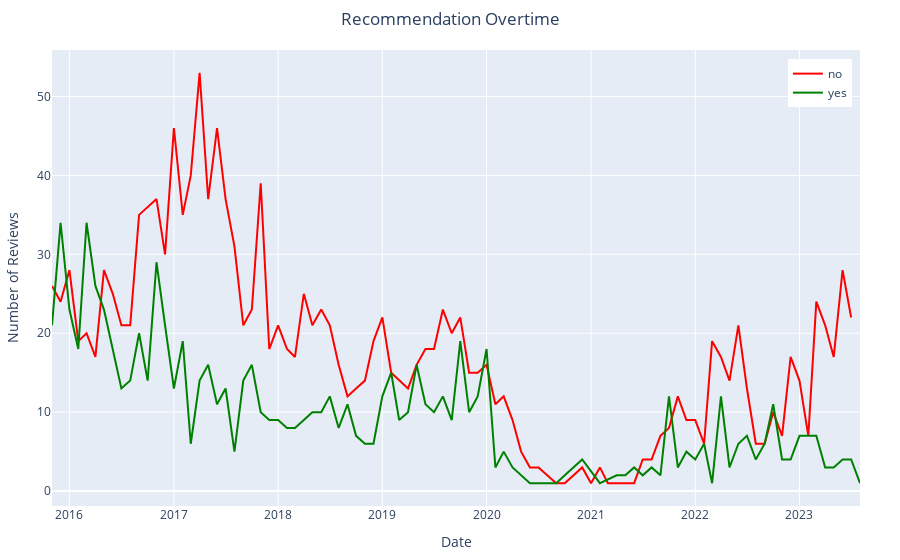

Notebook source saved alongside this figure:
### Code cell
recc = df.groupby(['ym', 'recommended']).size().reset_index(name='count')

fig_recc = px.line(
    recc,
    x = "ym",
    y = "count",
    color = 'recommended',
    color_discrete_map = {'no': 'red', 'yes': 'green'}
)
fig_recc.update_layout(hovermode="x",
                    title = "Recommendation Overtime",
                    title_x = 0.5,
                    yaxis_title = 'Number of Reviews',
                    xaxis_title = 'Date',
                    legend_title = None,
                    legend = dict(yanchor = "top", y = 0.98,
                              xanchor = "right", x = 0.99),
                    margin = dict(l = 50, r = 40, t = 50, b = 30)
                    )


fig_recc

### Figure 1 — Plotly figure (JSON) as saved in the notebook; plotly's stock layout.template omitted (floating-point values rounded to 4 significant figures)
{"data": [{"hovertemplate": "recommended=no<br>ym=%{x}<br>count=%{y}<extra></extra>", "legendgroup": "no", "line": {"color": "red", "dash": "solid"}, "marker": {"symbol": "circle"}, "mode": "lines", "name": "no", "orientation": "v", "showlegend": true, "type": "scatter", "x": ["2015-11", "2015-12", "2016-01", "2016-02", "2016-03", "2016-04", "2016-05", "2016-06", "2016-07", "2016-08", "2016-09", "2016-10", "2016-11", "2016-12", "2017-01", "2017-02", "2017-03", "2017-04", "2017-05", "2017-06", "2017-07", "2017-08", "2017-09", "2017-10", "2017-11", "2017-12", "2018-01", "2018-02", "2018-03", "2018-04", "2018-05", "2018-06", "2018-07", "2018-08", "2018-09", "2018-10", "2018-11", "2018-12", "2019-01", "2019-02", "2019-03", "2019-04", "2019-05", "2019-06", "2019-07", "2019-08", "2019-09", "2019-10", "2019-11", "2019-12", "2020-01", "2020-02", "2020-03", "2020-04", "2020-05", "2020-06", "2020-07", "2020-08", "2020-09", "2020-10", "2020-12", "2021-01", "2021-02", "2021-03", "2021-04", "2021-05", "2021-06", "2021-07", "2021-08", "2021-09", "2021-10", "2021-11", "2021-12", "2022-01", "2022-02", "2022-03", "2022-04", "2022-05", "2022-06", "2022-07", "2022-08", "2022-09", "2022-10", "2022-11", "2022-12", "2023-01", "2023-02", "2023-03", "2023-04", "2023-05", "2023-06", "2023-07"], "xaxis": "x", "y": [26, 24, 28, 19, 20, 17, 28, 25, 21, 21, 35, 36, 37, 30, 46, 35, 40, 53, 37, 46, 37, 31, 21, 23, 39, 18, 21, 18, 17, 25, 21, 23, 21, 16, 12, 13, 14, 19, 22, 15, 14, 13, 16, 18, 18, 23, 20, 22, 15, 15, 16, 11, 12, 9, 5, 3, 3, 2, 1, 1, 3, 1, 3, 1, 1, 1, 1, 4, 4, 7, 8, 12, 9, 9, 6, 19, 17, 14, 21, 13, 6, 6, 10, 7, 17, 14, 7, 24, 21, 17, 28, 22], "yaxis": "y"}, {"hovertemplate": "recommended=yes<br>ym=%{x}<br>count=%{y}<extra></extra>", "legendgroup": "yes", "line": {"color": "green", "dash": "solid"}, "marker": {"symbol": "circle"}, "mode": "lines", "name": "yes", "orientation": "v", "showlegend": true, "type": "scatter", "x": ["2015-11", "2015-12", "2016-01", "2016-02", "2016-03", "2016-04", "2016-05", "2016-06", "2016-07", "2016-08", "2016-09", "2016-10", "2016-11", "2016-12", "2017-01", "2017-02", "2017-03", "2017-04", "2017-05", "2017-06", "2017-07", "2017-08", "2017-09", "2017-10", "2017-11", "2017-12", "2018-01", "2018-02", "2018-03", "2018-04", "2018-05", "2018-06", "2018-07", "2018-08", "2018-09", "2018-10", "2018-11", "2018-12", "2019-01", "2019-02", "2019-03", "2019-04", "2019-05", "2019-06", "2019-07", "2019-08", "2019-09", "2019-10", "2019-11", "2019-12", "2020-01", "2020-02", "2020-03", "2020-04", "2020-06", "2020-08", "2020-09", "2020-10", "2020-12", "2021-02", "2021-04", "2021-05", "2021-06", "2021-07", "2021-08", "2021-09", "2021-10", "2021-11", "2021-12", "2022-01", "2022-02", "2022-03", "2022-04", "2022-05", "2022-06", "2022-07", "2022-08", "2022-09", "2022-10", "2022-11", "2022-12", "2023-01", "2023-02", "2023-03", "2023-04", "2023-05", "2023-06", "2023-07", "2023-08"], "xaxis": "x", "y": [21, 34, 23, 18, 34, 26, 23, 18, 13, 14, 20, 14, 29, 21, 13, 19, 6, 14, 16, 11, 13, 5, 14, 16, 10, 9, 9, 8, 8, 9, 10, 10, 12, 8, 11, 7, 6, 6, 12, 15, 9, 10, 16, 11, 10, 12, 9, 19, 10, 12, 18, 3, 5, 3, 1, 1, 1, 2, 4, 1, 2, 2, 3, 2, 3, 2, 12, 3, 5, 4, 6, 1, 12, 3, 6, 7, 4, 6, 11, 4, 4, 7, 7, 7, 3, 3, 4, 4, 1], "yaxis": "y"}], "layout": {"hovermode": "x", "legend": {"title": {}, "tracegroupgap": 0, "x": 0.99, "xanchor": "right", "y": 0.98, "yanchor": "top"}, "margin": {"b": 30, "l": 50, "r": 40, "t": 50}, "title": {"text": "Recommendation Overtime", "x": 0.5}, "xaxis": {"anchor": "y", "domain": [0, 1], "title": {"text": "Date"}}, "yaxis": {"anchor": "x", "domain": [0, 1], "title": {"text": "Number of Reviews"}}}}
